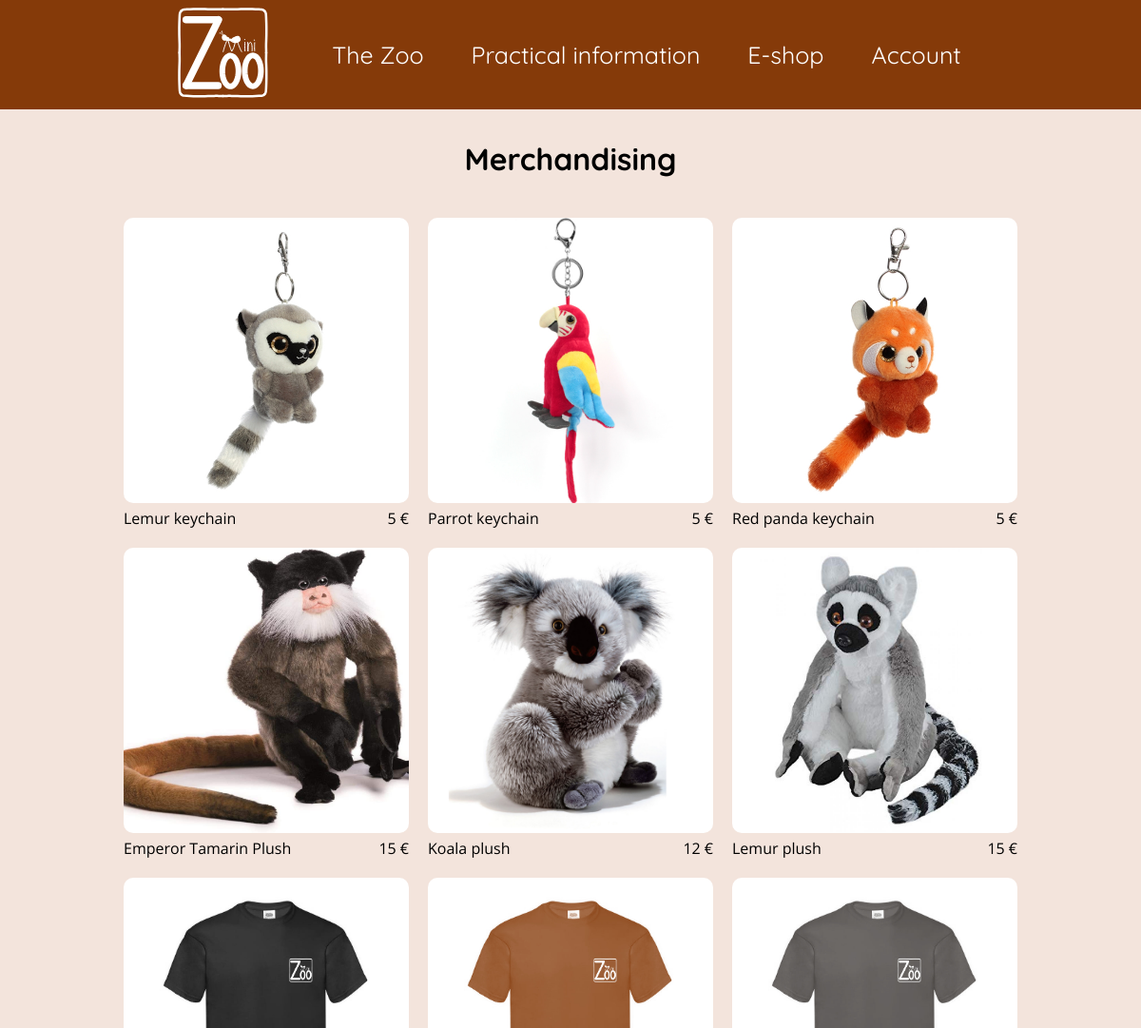
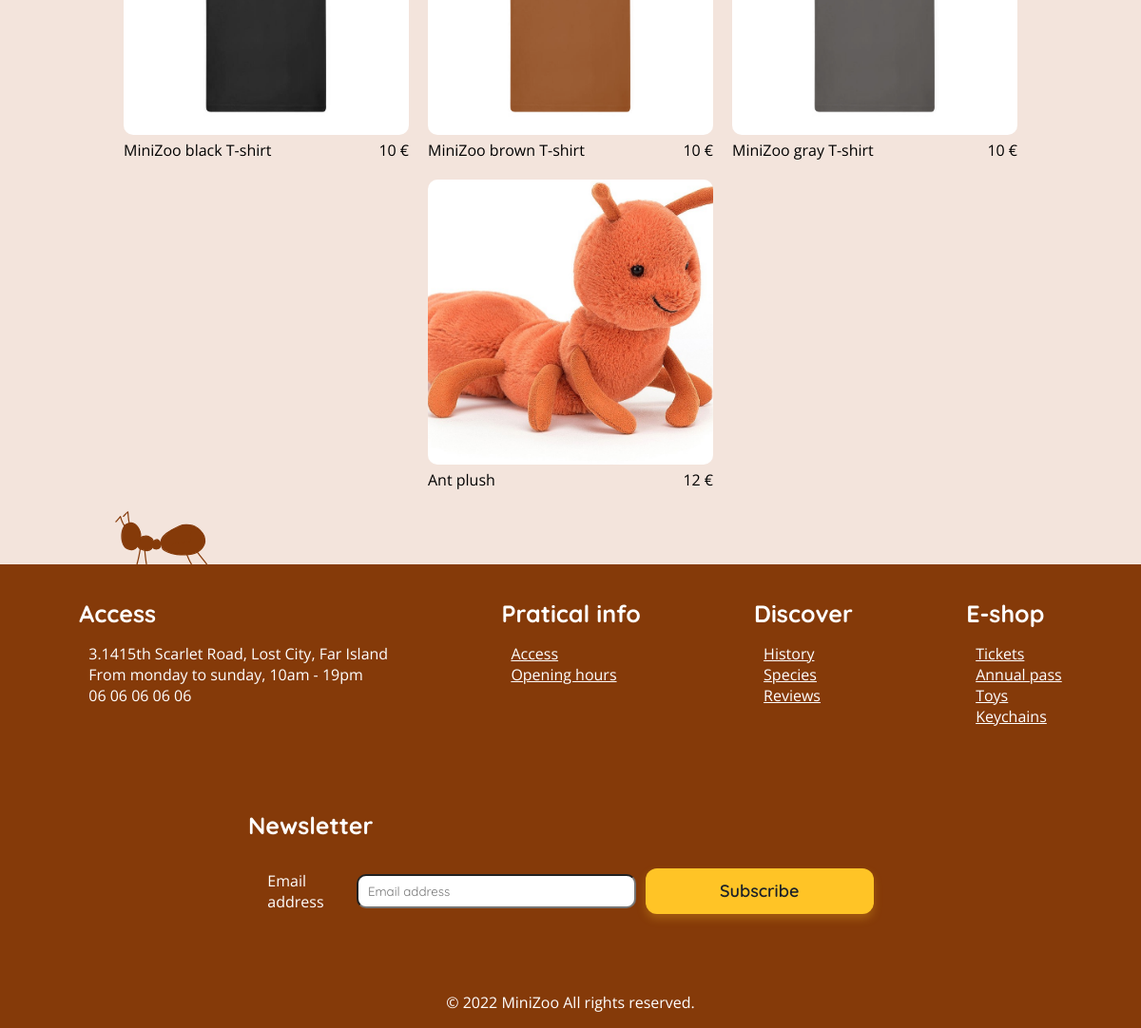
Page /merchandises.php on the committed database (2 pictures, top to bottom).
### tables this page shows
CREATE TABLE IF NOT EXISTS `products` (
  `id` int(11) NOT NULL AUTO_INCREMENT,
  `image_link` varchar(1024) NOT NULL,
  `name` varchar(128) NOT NULL,
  `price` float NOT NULL,
  PRIMARY KEY (`id`)
);

### merchandises.php (the view, shortened to what this page needs)
<?php require 'src/php/header.php';
$container = "";
$db = mysqli_connect('localhost', 'root', '', 'minizoo_db')
            or die('Could not connect to database');
$container .= '<div class="merch"><h3>Merchandising</h3>';
$res = $db->query("SELECT * FROM products");
$container .= '<div class="merch_list">';
while ($li = $res->fetch_assoc()) {
    $container .= '<div class="obj">
                <img src="'.$li["image_link"].'"><div class="desc">
                <div class="name">'.$li["name"].'</div>
                <div class="price">'.$li["price"].' €</div></div>
                </div>';
}
$container .= '</div></div>';
echo $container;
?>
<?php require 'src/php/footer.php'; ?>
</body>
</html>

### src/php/header.php (shortened to what this page needs)
<!DOCTYPE html>
<html>
    <head>
        <link rel='stylesheet' type='text/css' href='/minizoo/src/css/style.css' media='all'>
    </head>
    <body>
        <header>
            <div>
                <a href="/minizoo/index.php">
                    <img src="/minizoo/src/img/logo/logo_blanc_ffffff.svg" alt="logo" class="logo">
                </a>
            </div><br>
            <ul class="menu">
                <li><a href="/minizoo/zoo.php">The Zoo</a></li>
                <li><a href="/minizoo/infos.php">Practical information</a></li>
                <li><a href="/minizoo/eshop.php">E-shop</a></li>
                <li><a href='/minizoo/src/php/login.php'>Account</a></li>
            </ul>
        </header>

### src/php/footer.php (shortened to what this page needs)
<div class="container-fluid bg-dark">
<img class="ant" src="src/img/sector/footer_ant.svg" width=100>
    <footer class="py-5">
        <div class="row">
            <div class="col-6 col-md-2 mb-3">
                <h5>Access</h5>
                <ul class="nav flex-column">
                <li class="nav-item mb-2"><a class="nav-link p-0">3.1415th Scarlet Road, Lost City, Far Island</a></li>
                <li class="nav-item mb-2"><a class="nav-link p-0">From monday to sunday, 10am - 19pm</a></li>
                <li class="nav-item mb-2"><a class="nav-link p-0">06 06 06 06 06</a></li>
                </ul>
            </div>
            <div class="col-6 col-md-2 mb-3">
                <h5>Pratical info</h5>
                <ul class="nav flex-column">
                <li class="nav-item mb-2"><a href="infos.php" class="nav-link p-0">Access</a></li>
                <li class="nav-item mb-2"><a href="infos.php" class="nav-link p-0">Opening hours</a></li>
                </ul>
            </div>
            <div class="col-6 col-md-2 mb-3">
                <h5>Discover</h5>
                <ul class="nav flex-column">
                <li class="nav-item mb-2"><a href="history.php" class="nav-link p-0">History</a></li>
                <li class="nav-item mb-2"><a href="species.php" class="nav-link p-0">Species</a></li>
                <li class="nav-item mb-2"><a href="reviews.php" class="nav-link p-0">Reviews</a></li>
                </ul>
            </div>
            <div class="col-6 col-md-2 mb-3">
                <h5>E-shop</h5>
                <ul class="nav flex-column">
                <li class="nav-item mb-2"><a href="tickets.php" class="nav-link p-0">Tickets</a></li>
                <li class="nav-item mb-2"><a href="subscribing.php" class="nav-link p-0">Annual pass</a></li>
                <li class="nav-item mb-2"><a href="merchandises.php" class="nav-link p-0">Toys</a></li>
                <li class="nav-item mb-2"><a href="merchandises.php" class="nav-link p-0">Keychains</a></li>
                </ul>
            </div>
            <div class="col-md-5 offset-md-1 mb-3">
                <form>
                <h5>Newsletter</h5>
                <div class="d-flex flex-column flex-sm-row w-100 gap-2">
                    <label for="newsletter1" class="visually-hidden">Email address</label>
                    <input id="newsletter1" type="text" class="form-control" placeholder="Email address">
                    <button class="btn btn-primary" type="button">Subscribe</button>
                </div>
                </form>
            </div>
            </div>
            <p>&copy; 2022 MiniZoo All rights reserved.</p>
        </div>

### src/css/style.css (style rules this page uses)
html { color: black; font-family: "Open Sans", sans-serif; background-color: #f3e4dc; }
body { margin: 0; }
header { background-color: #853a09; display: flex; flex-wrap: wrap; justify-content: center; padding: 5px; }
header a { max-width: 100px; }
header a img { max-width: 100px; padding-left: 20px; }
header .menu { font-size : 25px; font-family: 'Quicksand', sans-serif; margin-top:0; margin-bottom: 0; display: flex; flex-wrap: wrap; justify-content: center; align-items: center; }
.menu li { list-style-type: none; text-align: center; margin:25px }
.menu a { text-decoration: none; margin-top: 10%; color: white; }
.mb-3 { margin-bottom: 10px; margin-top: 10px; }
.btn { margin-bottom: 10px; margin-top: 10px; }
h3 { font-family: "Quicksand", sans-serif; }
.container-fluid { display: flex; flex-direction: column; flex-wrap: wrap; }
footer { background-color: #853a09; color: white; }
footer .row { display:flex; justify-content: space-evenly; flex-wrap: wrap; }
footer .row div ul { list-style-type: none; padding-inline-start: 10px; }
footer h5 { color: white; font-size : 25px; font-family: 'Quicksand', sans-serif; margin-block-start: 0; margin-block-end: 0; }
footer .row div { margin: 3%; }
footer form div { display: flex; align-items: center; }
footer form div input { padding: 8px 10px; width:300px; font-family: "Quicksand", sans-serif; display: inline-block; border-radius: 10px; }
footer form button { margin-left: 10px; background-color: #853a09; color: white; border-color: white; padding: 8px 10px; text-align: center; font-family: "Quicksand", sans-serif; display: inline-block; border-radius: 10px; }
footer p { text-align: center; }
a { color: white; }
.ant { margin-left: 10%; }
.merch h3 { text-align: center; font-family: 'Quicksand', sans-serif; font-size: 200%; }
.merch_list { display: flex; flex-wrap: wrap; align-items: center; justify-content: center; margin-bottom: 1%; }
.merch_list .obj { padding: 10px; }
.merch_list img { border-radius: 10px; height: 300px; width: 300px; object-fit:cover; }
.merch_list .desc { display: flex; justify-content: space-between; }
.btn { max-width: 100%; min-width: 15rem; display: inline-block; justify-content: center; vertical-align: middle; background-color: #ffc426; cursor: pointer; font-family: 'Quicksand',sans-serif; font-size: 1.125rem; font-weight: 600; line-height: 1.25em; color: #1c2129; text-decoration: none; text-align: center; border: none; border-radius: 0.75rem; box-sizing: border-box; height: 3rem; box-shadow: 0 0.3125rem 0.625rem 0 rgb(255 196 38 / 25%); outline: none; white-space: nowrap; overflow: hidden; text-overflow: ellipsis; transition: background .3s,opacity .3s; margin-right: 0.75rem; -webkit-appearance: none; -moz-appearance: none; appearance: none; padding-left: 2rem; padding-right: 2rem; align-items: flex-start; padding: 1px 6px; }
.btn:last-child { margin-right: 0; }

### rows in the picture
products: image_link (picture), name "Lemur keychain", price "5"
products: image_link (picture), name "Parrot keychain", price "5"
products: image_link (picture), name "Red panda keychain", price "5"
products: image_link (picture), name "Emperor Tamarin Plush", price "15"
products: image_link (picture), name "Koala plush", price "12"
products: image_link (picture), name "Lemur plush", price "15"
products: image_link (picture), name "MiniZoo black T-shirt", price "10"
products: image_link (picture), name "MiniZoo brown T-shirt", price "10"
products: image_link (picture), name "MiniZoo gray T-shirt", price "10"
products: image_link (picture), name "Ant plush", price "12"
